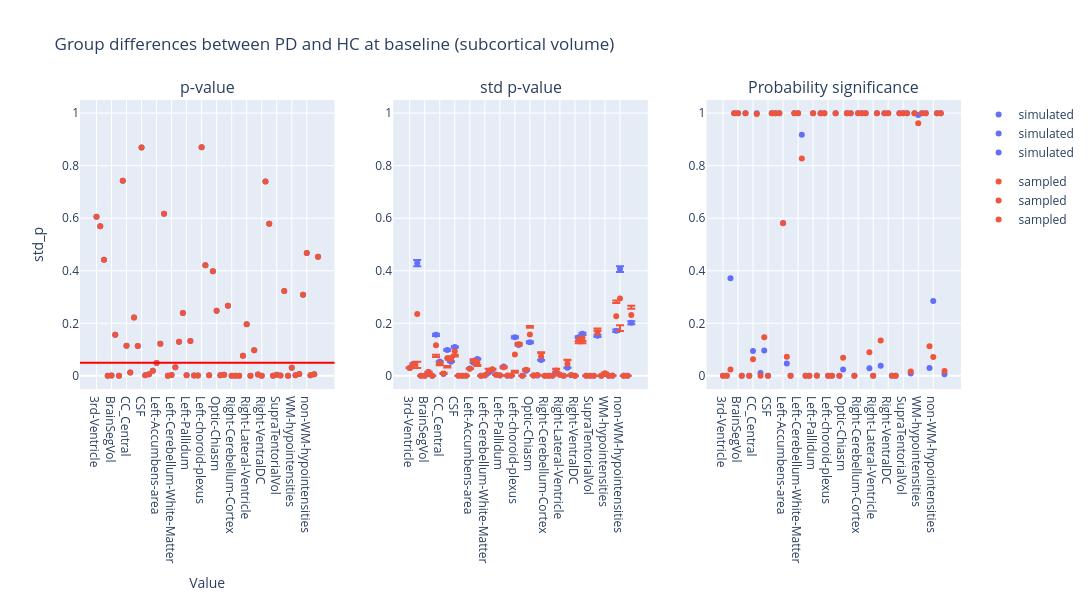

Notebook cell for this chart:
### Code cell
plot_dumbbell(
    ancova_baseline_subcortical_volume,
    "Group differences between PD and HC at baseline (subcortical volume)",
    "group",
)

### Figure 1 — Plotly figure (JSON) as saved in the notebook; plotly's stock layout.template omitted (floating-point values rounded to 4 significant figures)
{"data": [{"hovertemplate": "group=simulated<br>region=%{x}<br>p_value=%{y}<extra></extra>", "legendgroup": "simulated", "marker": {"color": "#636efa", "symbol": "circle"}, "mode": "markers", "name": "simulated", "orientation": "v", "showlegend": true, "type": "scatter", "x": ["3rd-Ventricle", "4th-Ventricle", "5th-Ventricle", "Brain-Stem", "BrainSegVol", "BrainSegVol-to-eTIV", "BrainSegVolNotVent", "CC_Anterior", "CC_Central", "CC_Mid_Anterior", "CC_Mid_Posterior", "CC_Posterior", "CSF", "CerebralWhiteMatterVol", "CortexVol", "EstimatedTotalIntraCranialVol", "Left-Accumbens-area", "Left-Amygdala", "Left-Caudate", "Left-Cerebellum-Cortex", "Left-Cerebellum-White-Matter", "Left-Hippocampus", "Left-Inf-Lat-Vent", "Left-Lateral-Ventricle", "Left-Pallidum", "Left-Putamen", "Left-Thalamus", "Left-VentralDC", "Left-choroid-plexus", "Left-vessel", "MaskVol", "MaskVol-to-eTIV", "Optic-Chiasm", "Right-Accumbens-area", "Right-Amygdala", "Right-Caudate", "Right-Cerebellum-Cortex", "Right-Cerebellum-White-Matter", "Right-Hippocampus", "Right-Inf-Lat-Vent", "Right-Lateral-Ventricle", "Right-Pallidum", "Right-Putamen", "Right-Thalamus", "Right-VentralDC", "Right-choroid-plexus", "Right-vessel", "SubCortGrayVol", "SupraTentorialVol", "SupraTentorialVolNotVent", "SurfaceHoles", "TotalGrayVol", "WM-hypointensities", "lhCerebralWhiteMatterVol", "lhCortexVol", "lhSurfaceHoles", "non-WM-hypointensities", "rhCerebralWhiteMatterVol", "rhCortexVol", "rhSurfaceHoles"], "xaxis": "x", "y": [0.606, 0.5691, 0.4419, 0.0005499, 0.001109, 0.1562, 0.0002605, 0.7429, 0.1147, 0.01279, 0.2223, 0.1135, 0.8694, 0.001983, 0.006245, 0.01913, 0.04927, 0.122, 0.6173, 0.0001013, 0.003078, 0.03314, 0.1303, 0.2389, 0.002425, 0.1329, 0.001328, 0.001588, 0.8701, 0.421, 0.002178, 0.3978, 0.2479, 0.001922, 0.003843, 0.2673, 0.0001175, 0.0003864, 0.0006857, 0.07614, 0.1969, 4.898e-05, 0.09793, 0.004889, 0.0003491, 0.7398, 0.5788, 0.00052, 0.003961, 0.001015, 0.3234, 0.0005819, 0.03052, 0.002179, 0.006717, 0.3089, 0.4674, 0.00193, 0.006153, 0.4537], "yaxis": "y"}, {"hovertemplate": "group=sampled<br>region=%{x}<br>p_value=%{y}<extra></extra>", "legendgroup": "sampled", "marker": {"color": "#EF553B", "symbol": "circle"}, "mode": "markers", "name": "sampled", "orientation": "v", "showlegend": true, "type": "scatter", "x": ["3rd-Ventricle", "4th-Ventricle", "5th-Ventricle", "Brain-Stem", "BrainSegVol", "BrainSegVol-to-eTIV", "BrainSegVolNotVent", "CC_Anterior", "CC_Central", "CC_Mid_Anterior", "CC_Mid_Posterior", "CC_Posterior", "CSF", "CerebralWhiteMatterVol", "CortexVol", "EstimatedTotalIntraCranialVol", "Left-Accumbens-area", "Left-Amygdala", "Left-Caudate", "Left-Cerebellum-Cortex", "Left-Cerebellum-White-Matter", "Left-Hippocampus", "Left-Inf-Lat-Vent", "Left-Lateral-Ventricle", "Left-Pallidum", "Left-Putamen", "Left-Thalamus", "Left-VentralDC", "Left-choroid-plexus", "Left-vessel", "MaskVol", "MaskVol-to-eTIV", "Optic-Chiasm", "Right-Accumbens-area", "Right-Amygdala", "Right-Caudate", "Right-Cerebellum-Cortex", "Right-Cerebellum-White-Matter", "Right-Hippocampus", "Right-Inf-Lat-Vent", "Right-Lateral-Ventricle", "Right-Pallidum", "Right-Putamen", "Right-Thalamus", "Right-VentralDC", "Right-choroid-plexus", "Right-vessel", "SubCortGrayVol", "SupraTentorialVol", "SupraTentorialVolNotVent", "SurfaceHoles", "TotalGrayVol", "WM-hypointensities", "lhCerebralWhiteMatterVol", "lhCortexVol", "lhSurfaceHoles", "non-WM-hypointensities", "rhCerebralWhiteMatterVol", "rhCortexVol", "rhSurfaceHoles"], "xaxis": "x", "y": [0.606, 0.5691, 0.4419, 0.0005499, 0.001109, 0.1562, 0.0002605, 0.7429, 0.1147, 0.01279, 0.2223, 0.1135, 0.8694, 0.001983, 0.006245, 0.01913, 0.04927, 0.122, 0.6173, 0.0001013, 0.003078, 0.03314, 0.1303, 0.2389, 0.002425, 0.1329, 0.001328, 0.001588, 0.8701, 0.421, 0.002178, 0.3978, 0.2479, 0.001922, 0.003843, 0.2673, 0.0001175, 0.0003864, 0.0006857, 0.07614, 0.1969, 4.898e-05, 0.09793, 0.004889, 0.0003491, 0.7398, 0.5788, 0.00052, 0.003961, 0.001015, 0.3234, 0.0005819, 0.03052, 0.002179, 0.006717, 0.3089, 0.4674, 0.00193, 0.006153, 0.4537], "yaxis": "y"}, {"error_y": {"array": [0.0008097, 0.001269, 0.01169, 4.176e-06, 2.469e-06, 0.00041, 6.602e-07, 0.004258, 0.001488, 0.0001914, 0.002689, 0.001469, 0.002999, 5.924e-06, 1.369e-05, 9.247e-07, 0.000756, 0.001369, 0.001756, 5.824e-07, 3.957e-05, 0.0003122, 0.0006393, 0.0001119, 3.381e-05, 0.0009799, 1.56e-05, 1.826e-05, 0.004007, 0.003213, 2.994e-06, 0.0005334, 0.003492, 2.841e-05, 4.922e-05, 0.001634, 7.506e-07, 6.388e-06, 7.196e-06, 0.0004124, 0.0001097, 6.747e-07, 0.0008421, 5.101e-05, 4.219e-06, 0.004006, 0.004354, 3.193e-06, 8.517e-06, 2.532e-06, 0.004154, 1.315e-06, 0.0001901, 8.158e-06, 2.088e-05, 0.004669, 0.01107, 7.669e-06, 1.739e-05, 0.005515], "arrayminus": [0.0008328, 0.001305, 0.01203, 4.295e-06, 2.539e-06, 0.0004217, 6.791e-07, 0.004379, 0.00153, 0.0001969, 0.002766, 0.001511, 0.003084, 6.092e-06, 1.408e-05, 9.51e-07, 0.0007775, 0.001408, 0.001806, 5.99e-07, 4.069e-05, 0.0003211, 0.0006575, 0.0001151, 3.477e-05, 0.001008, 1.604e-05, 1.878e-05, 0.004122, 0.003304, 3.079e-06, 0.0005486, 0.003591, 2.922e-05, 5.062e-05, 0.001681, 7.72e-07, 6.571e-06, 7.401e-06, 0.0004242, 0.0001129, 6.94e-07, 0.0008661, 5.246e-05, 4.339e-06, 0.00412, 0.004478, 3.284e-06, 8.76e-06, 2.604e-06, 0.004272, 1.352e-06, 0.0001955, 8.39e-06, 2.148e-05, 0.004802, 0.01139, 7.888e-06, 1.789e-05, 0.005673]}, "hovertemplate": "group=simulated<br>region=%{x}<br>std_p=%{y}<extra></extra>", "legendgroup": "simulated", "marker": {"color": "#636efa", "symbol": "circle"}, "mode": "markers", "name": "simulated", "orientation": "v", "showlegend": true, "type": "scatter", "x": ["3rd-Ventricle", "4th-Ventricle", "5th-Ventricle", "Brain-Stem", "BrainSegVol", "BrainSegVol-to-eTIV", "BrainSegVolNotVent", "CC_Anterior", "CC_Central", "CC_Mid_Anterior", "CC_Mid_Posterior", "CC_Posterior", "CSF", "CerebralWhiteMatterVol", "CortexVol", "EstimatedTotalIntraCranialVol", "Left-Accumbens-area", "Left-Amygdala", "Left-Caudate", "Left-Cerebellum-Cortex", "Left-Cerebellum-White-Matter", "Left-Hippocampus", "Left-Inf-Lat-Vent", "Left-Lateral-Ventricle", "Left-Pallidum", "Left-Putamen", "Left-Thalamus", "Left-VentralDC", "Left-choroid-plexus", "Left-vessel", "MaskVol", "MaskVol-to-eTIV", "Optic-Chiasm", "Right-Accumbens-area", "Right-Amygdala", "Right-Caudate", "Right-Cerebellum-Cortex", "Right-Cerebellum-White-Matter", "Right-Hippocampus", "Right-Inf-Lat-Vent", "Right-Lateral-Ventricle", "Right-Pallidum", "Right-Putamen", "Right-Thalamus", "Right-VentralDC", "Right-choroid-plexus", "Right-vessel", "SubCortGrayVol", "SupraTentorialVol", "SupraTentorialVolNotVent", "SurfaceHoles", "TotalGrayVol", "WM-hypointensities", "lhCerebralWhiteMatterVol", "lhCortexVol", "lhSurfaceHoles", "non-WM-hypointensities", "rhCerebralWhiteMatterVol", "rhCortexVol", "rhSurfaceHoles"], "xaxis": "x2", "y": [0.02972, 0.04657, 0.4292, 0.0001533, 9.062e-05, 0.01505, 2.424e-05, 0.1563, 0.05461, 0.007027, 0.09872, 0.05394, 0.1101, 0.0002174, 0.0005026, 3.394e-05, 0.02775, 0.05027, 0.06445, 2.138e-05, 0.001452, 0.01146, 0.02347, 0.004109, 0.001241, 0.03597, 0.0005725, 0.0006704, 0.1471, 0.1179, 0.0001099, 0.01958, 0.1282, 0.001043, 0.001807, 0.05998, 2.755e-05, 0.0002345, 0.0002642, 0.01514, 0.004028, 2.477e-05, 0.03091, 0.001873, 0.0001549, 0.1471, 0.1598, 0.0001172, 0.0003126, 9.296e-05, 0.1525, 4.827e-05, 0.006977, 0.0002995, 0.0007666, 0.1714, 0.4065, 0.0002815, 0.0006384, 0.2025], "yaxis": "y2"}, {"error_y": {"array": [0.001248, -0.001537, -0.1819, 1.168e-05, 2.206e-05, 0.0001615, 6.007e-06, -0.03586, -0.004692, 0.002321, -0.02933, 0.01088, -0.01355, 3.944e-05, 0.0001725, 6.824e-06, 0.0002121, 0.007356, -0.0108, 1.208e-05, 0.0005514, 0.008056, 0.002263, -1.472e-05, 0.001027, -0.002244, 0.0003957, 0.0003678, -0.06173, 0.005435, 7.66e-05, 0.004106, 0.03271, 0.000652, 0.00127, 0.01599, 5.867e-06, 9.655e-05, 0.0001358, 0.005948, 0.0004271, 3.779e-05, 0.01558, 0.001265, 4.485e-05, -0.005329, -0.01135, 1.205e-05, 9.013e-05, 2.739e-05, 0.01599, 2.088e-05, 0.003101, 0.0001129, 0.0003756, 0.06015, -0.1013, 0.0001286, 9.58e-05, 0.03491], "arrayminus": [0.0003945, 0.00411, 0.2056, -3.208e-06, -1.705e-05, 0.0006702, -4.668e-06, 0.04449, 0.007709, -0.001933, 0.03479, -0.007903, 0.01963, -2.742e-05, -0.0001447, -4.949e-06, 0.001321, -0.004578, 0.01436, -1.09e-05, -0.0004711, -0.007423, -0.0009664, 0.0002418, -0.0009589, 0.004232, -0.0003641, -0.0003307, 0.06986, 0.001082, -7.053e-05, -0.003024, -0.02562, -0.0005944, -0.00117, -0.01268, -4.344e-06, -8.359e-05, -0.0001212, -0.005111, -0.0002045, -3.642e-05, -0.01387, -0.001162, -3.629e-05, 0.01346, 0.02018, -5.571e-06, -7.285e-05, -2.225e-05, -0.007565, -1.822e-05, -0.002716, -9.637e-05, -0.0003332, -0.05068, 0.1238, -0.000113, -6.052e-05, -0.02373]}, "hovertemplate": "group=sampled<br>region=%{x}<br>std_p=%{y}<extra></extra>", "legendgroup": "sampled", "marker": {"color": "#EF553B", "symbol": "circle"}, "mode": "markers", "name": "sampled", "orientation": "v", "showlegend": true, "type": "scatter", "x": ["3rd-Ventricle", "4th-Ventricle", "5th-Ventricle", "Brain-Stem", "BrainSegVol", "BrainSegVol-to-eTIV", "BrainSegVolNotVent", "CC_Anterior", "CC_Central", "CC_Mid_Anterior", "CC_Mid_Posterior", "CC_Posterior", "CSF", "CerebralWhiteMatterVol", "CortexVol", "EstimatedTotalIntraCranialVol", "Left-Accumbens-area", "Left-Amygdala", "Left-Caudate", "Left-Cerebellum-Cortex", "Left-Cerebellum-White-Matter", "Left-Hippocampus", "Left-Inf-Lat-Vent", "Left-Lateral-Ventricle", "Left-Pallidum", "Left-Putamen", "Left-Thalamus", "Left-VentralDC", "Left-choroid-plexus", "Left-vessel", "MaskVol", "MaskVol-to-eTIV", "Optic-Chiasm", "Right-Accumbens-area", "Right-Amygdala", "Right-Caudate", "Right-Cerebellum-Cortex", "Right-Cerebellum-White-Matter", "Right-Hippocampus", "Right-Inf-Lat-Vent", "Right-Lateral-Ventricle", "Right-Pallidum", "Right-Putamen", "Right-Thalamus", "Right-VentralDC", "Right-choroid-plexus", "Right-vessel", "SubCortGrayVol", "SupraTentorialVol", "SupraTentorialVolNotVent", "SurfaceHoles", "TotalGrayVol", "WM-hypointensities", "lhCerebralWhiteMatterVol", "lhCortexVol", "lhSurfaceHoles", "non-WM-hypointensities", "rhCerebralWhiteMatterVol", "rhCortexVol", "rhSurfaceHoles"], "xaxis": "x2", "y": [0.03016, 0.04376, 0.2356, 0.0001608, 0.0001102, 0.0148, 2.958e-05, 0.1162, 0.04843, 0.009157, 0.0667, 0.06335, 0.09354, 0.000251, 0.0006614, 3.984e-05, 0.02721, 0.05625, 0.0519, 3.287e-05, 0.001964, 0.0192, 0.02509, 0.003982, 0.002235, 0.03275, 0.0009527, 0.00102, 0.08137, 0.1202, 0.0001835, 0.02315, 0.1574, 0.001667, 0.003028, 0.07434, 3.267e-05, 0.0003247, 0.0003928, 0.02067, 0.004345, 6.188e-05, 0.04565, 0.003087, 0.0001955, 0.1377, 0.1441, 0.0001261, 0.0003943, 0.0001178, 0.1643, 6.784e-05, 0.009888, 0.0004042, 0.001121, 0.2269, 0.2942, 0.0004025, 0.0007168, 0.2319], "yaxis": "y2"}, {"hovertemplate": "group=simulated<br>region=%{x}<br>psig=%{y}<extra></extra>", "legendgroup": "simulated", "marker": {"color": "#636efa", "symbol": "circle"}, "mode": "markers", "name": "simulated", "orientation": "v", "showlegend": true, "type": "scatter", "x": ["3rd-Ventricle", "4th-Ventricle", "5th-Ventricle", "Brain-Stem", "BrainSegVol", "BrainSegVol-to-eTIV", "BrainSegVolNotVent", "CC_Anterior", "CC_Central", "CC_Mid_Anterior", "CC_Mid_Posterior", "CC_Posterior", "CSF", "CerebralWhiteMatterVol", "CortexVol", "EstimatedTotalIntraCranialVol", "Left-Accumbens-area", "Left-Amygdala", "Left-Caudate", "Left-Cerebellum-Cortex", "Left-Cerebellum-White-Matter", "Left-Hippocampus", "Left-Inf-Lat-Vent", "Left-Lateral-Ventricle", "Left-Pallidum", "Left-Putamen", "Left-Thalamus", "Left-VentralDC", "Left-choroid-plexus", "Left-vessel", "MaskVol", "MaskVol-to-eTIV", "Optic-Chiasm", "Right-Accumbens-area", "Right-Amygdala", "Right-Caudate", "Right-Cerebellum-Cortex", "Right-Cerebellum-White-Matter", "Right-Hippocampus", "Right-Inf-Lat-Vent", "Right-Lateral-Ventricle", "Right-Pallidum", "Right-Putamen", "Right-Thalamus", "Right-VentralDC", "Right-choroid-plexus", "Right-vessel", "SubCortGrayVol", "SupraTentorialVol", "SupraTentorialVolNotVent", "SurfaceHoles", "TotalGrayVol", "WM-hypointensities", "lhCerebralWhiteMatterVol", "lhCortexVol", "lhSurfaceHoles", "non-WM-hypointensities", "rhCerebralWhiteMatterVol", "rhCortexVol", "rhSurfaceHoles"], "xaxis": "x3", "y": [1.215e-138, 5.816e-53, 0.3719, 1.0, 1.0, 1.323e-21, 1.0, 1.037e-06, 0.09445, 0.9996, 0.01132, 0.09669, 4.299e-10, 1.0, 1.0, 1.0, 0.5819, 0.04713, 2.87e-31, 1.0, 1.0, 0.9174, 6.133e-06, 0.0, 1.0, 0.001855, 1.0, 1.0, 5.606e-06, 5.259e-06, 1.0, 1.857e-151, 0.02464, 1.0, 1.0, 1.138e-07, 1.0, 1.0, 1.0, 0.02936, 0.0, 1.0, 0.03861, 1.0, 1.0, 1.775e-07, 1.251e-05, 1.0, 1.0, 1.0, 0.00929, 1.0, 0.9926, 1.0, 1.0, 0.02966, 0.2852, 1.0, 1.0, 0.005913], "yaxis": "y3"}, {"hovertemplate": "group=sampled<br>region=%{x}<br>psig=%{y}<extra></extra>", "legendgroup": "sampled", "marker": {"color": "#EF553B", "symbol": "circle"}, "mode": "markers", "name": "sampled", "orientation": "v", "showlegend": true, "type": "scatter", "x": ["3rd-Ventricle", "4th-Ventricle", "5th-Ventricle", "Brain-Stem", "BrainSegVol", "BrainSegVol-to-eTIV", "BrainSegVolNotVent", "CC_Anterior", "CC_Central", "CC_Mid_Anterior", "CC_Mid_Posterior", "CC_Posterior", "CSF", "CerebralWhiteMatterVol", "CortexVol", "EstimatedTotalIntraCranialVol", "Left-Accumbens-area", "Left-Amygdala", "Left-Caudate", "Left-Cerebellum-Cortex", "Left-Cerebellum-White-Matter", "Left-Hippocampus", "Left-Inf-Lat-Vent", "Left-Lateral-Ventricle", "Left-Pallidum", "Left-Putamen", "Left-Thalamus", "Left-VentralDC", "Left-choroid-plexus", "Left-vessel", "MaskVol", "MaskVol-to-eTIV", "Optic-Chiasm", "Right-Accumbens-area", "Right-Amygdala", "Right-Caudate", "Right-Cerebellum-Cortex", "Right-Cerebellum-White-Matter", "Right-Hippocampus", "Right-Inf-Lat-Vent", "Right-Lateral-Ventricle", "Right-Pallidum", "Right-Putamen", "Right-Thalamus", "Right-VentralDC", "Right-choroid-plexus", "Right-vessel", "SubCortGrayVol", "SupraTentorialVol", "SupraTentorialVolNotVent", "SurfaceHoles", "TotalGrayVol", "WM-hypointensities", "lhCerebralWhiteMatterVol", "lhCortexVol", "lhSurfaceHoles", "non-WM-hypointensities", "rhCerebralWhiteMatterVol", "rhCortexVol", "rhSurfaceHoles"], "xaxis": "x3", "y": [1.087e-134, 9.045e-60, 0.02431, 1.0, 1.0, 2.811e-22, 1.0, 1.988e-11, 0.06357, 0.9963, 0.0001909, 0.1473, 1.205e-13, 1.0, 1.0, 1.0, 0.5807, 0.07229, 1.755e-47, 1.0, 1.0, 0.827, 2.248e-05, 0.0, 1.0, 0.0006695, 1.0, 1.0, 1.122e-17, 7.929e-06, 1.0, 7.349e-109, 0.06921, 1.0, 1.0, 1.872e-05, 1.0, 1.0, 1.0, 0.08993, 0.0, 1.0, 0.1347, 1.0, 1.0, 2.104e-08, 1.066e-06, 1.0, 1.0, 1.0, 0.01628, 1.0, 0.9614, 1.0, 1.0, 0.113, 0.0722, 1.0, 1.0, 0.01853], "yaxis": "y3"}], "layout": {"annotations": [{"font": {"size": 16}, "showarrow": false, "text": "p-value", "x": 0.1444, "xanchor": "center", "xref": "paper", "y": 1, "yanchor": "bottom", "yref": "paper"}, {"font": {"size": 16}, "showarrow": false, "text": "std p-value", "x": 0.5, "xanchor": "center", "xref": "paper", "y": 1, "yanchor": "bottom", "yref": "paper"}, {"font": {"size": 16}, "showarrow": false, "text": "Probability significance", "x": 0.8556, "xanchor": "center", "xref": "paper", "y": 1, "yanchor": "bottom", "yref": "paper"}], "height": 600, "hovermode": "closest", "shapes": [{"line": {"color": "red", "width": 2}, "type": "line", "x0": 0, "x1": 1, "xref": "x domain", "y0": 0.05, "y1": 0.05, "yref": "y"}], "title": {"text": "Group differences between PD and HC at baseline (subcortical volume)"}, "width": 1400, "xaxis": {"anchor": "y", "domain": [0, 0.2889], "title": {"text": "Value"}}, "xaxis2": {"anchor": "y2", "domain": [0.3556, 0.6444]}, "xaxis3": {"anchor": "y3", "domain": [0.7111, 1]}, "yaxis": {"anchor": "x", "domain": [0, 1], "range": [-0.05, 1.05], "title": {"text": "std_p"}}, "yaxis2": {"anchor": "x2", "domain": [0, 1], "range": [-0.05, 1.05]}, "yaxis3": {"anchor": "x3", "domain": [0, 1], "range": [-0.05, 1.05]}}}
